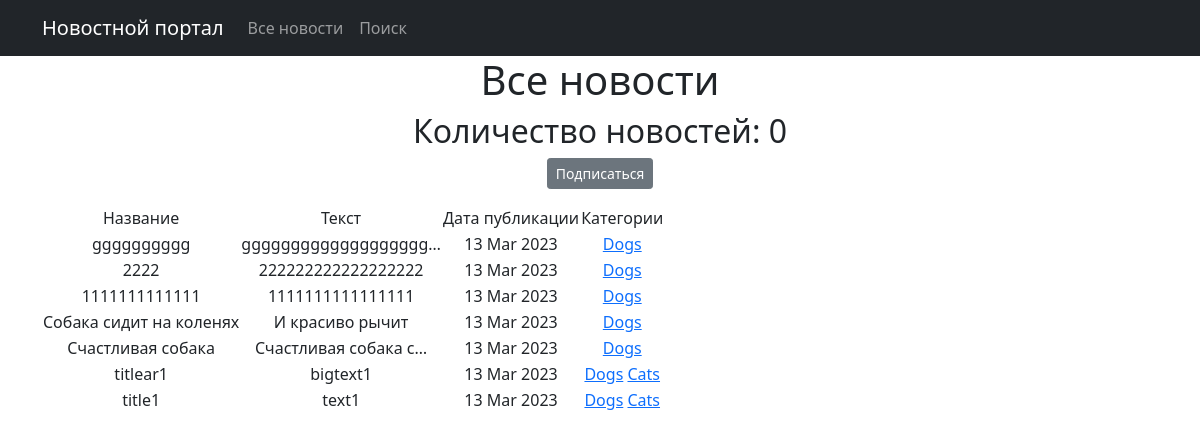
Page /news/create/categories/1 on the earlier database version.
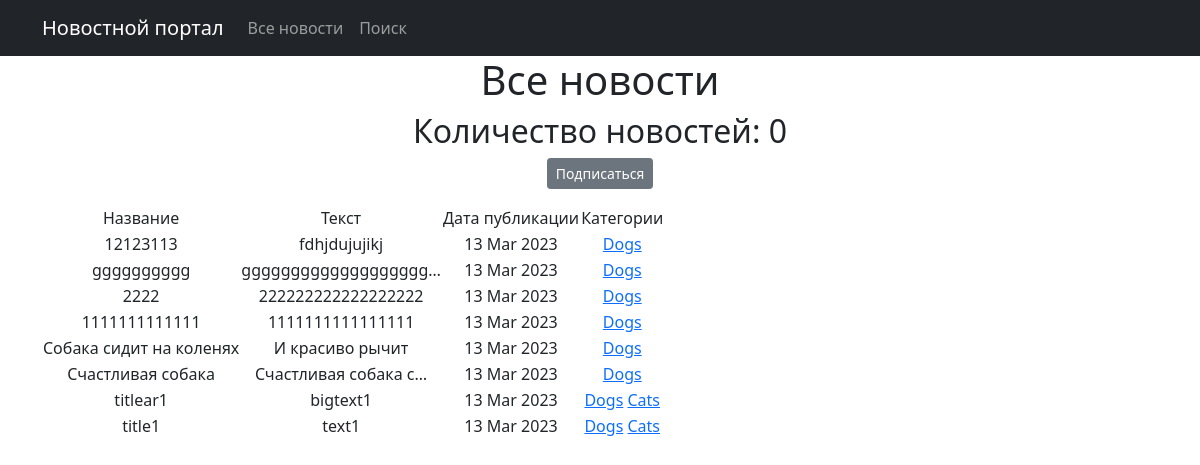
Same page on the later database version.
### News/models.py (models this page shows, shortened)
class Post(models.Model):
    author = models.ForeignKey(Author, on_delete=models.CASCADE)
    NEWS = 'NW'
    ARTICLE = 'AR'
    CATEGORY_CHOICES = (
        (NEWS, 'Новость'),
        (ARTICLE, 'Статья'),
    )
    categoryType = models.CharField(max_length=2, choices=CATEGORY_CHOICES, default=ARTICLE)
    dateCreation = models.DateTimeField(auto_now_add=True)
    postCategory = models.ManyToManyField(Category, through='PostCategory')
    title = models.CharField(max_length=128)
    text = models.TextField()
    rating = models.SmallIntegerField(default=0)

class Category(models.Model):
    name = models.CharField(max_length=64, unique=True)
    subscribers = models.ManyToManyField(User, related_name='categories')
    def __str__(self):
        return f'{self.name}'

### News/views.py (the view)
# urls.py: path('categories/<int:pk>', CategoryListView.as_view(), name='category_list'),
class CategoryListView(ListView):
    model = Post
    template_name = 'flatpages/category_list.html'
    context_object_name = 'category_news_list'
    def get_queryset(self):
        self.postCategory = get_object_or_404(Category, id=self.kwargs['pk'])
        queryset = Post.objects.filter(postCategory=self.postCategory).order_by('-dateCreation')
        return queryset
    def get_context_data(self, **kwargs):
        context = super().get_context_data(**kwargs)
        context['is_not_subscriber'] = self.request.user not in self.postCategory.subscribers.all()
        context['category'] = self.postCategory
        return context

### NewsPortal/templatetags/custom_filters.py (called while the page is built)
@register.filter()
def censor(value):
    bad_words = ['редиска', 'морковь']
    if not isinstance(value, str):
        raise TypeError(f"unresolved type '{type(value)}' expected type 'str'")
    for word in value.split():
        if word.lower() in bad_words:
            value = value.replace(word, f"{word[0]}{'*' * (len(word) - 1)}")
    return value

### NewsPortal/templatetags/custom_tags.py (called while the page is built)
@register.simple_tag()
def current_time(format_string='%d %b %Y'):
   return datetime.utcnow().strftime(format_string)

### templates/flatpages/category_list.html (shortened to what this page needs)
{% extends 'flatpages/default.html' %}
{% load custom_filters %}
{% load custom_tags %}
{% block content %}
    <h1>Все новости</h1>
    <h2>Количество новостей: {{ news|length }}</h2>
    {% if is_not_subscriber %}
        <p class="text-center"><a href="{% url 'subscribe' category.id %}" class="btn btn-secondary btn-sm">Подписаться</a></p>
    {% endif %}
    <table>
        <tr>
            <td>Название</td>
            <td>Текст</td>
            <td>Дата публикации</td>
            <td>Категории</td>
        </tr>
        {% for n in category_news_list %}
        <tr>
            <td>{{ n.title | censor }}</td>
            <td>{{ n.text | truncatechars:20 | censor}}</td>
            <td>{% current_time '%d %b %Y' %}</td>
            <td>
                {% for category in n.postCategory.all %}
                    <a href="{% url 'category_list' category.id %}">{{ category }}</a>
                {% endfor %}
            </td>
            <td>
            </td>
        </tr>
        {% endfor %}
    </table>
{% endblock content %}

Differences in the rows shown:
added Post: title|censor "12123113", text|censor "fdhjdujujikj", current_time "13 Mar 2023", Category (name "Dogs")
